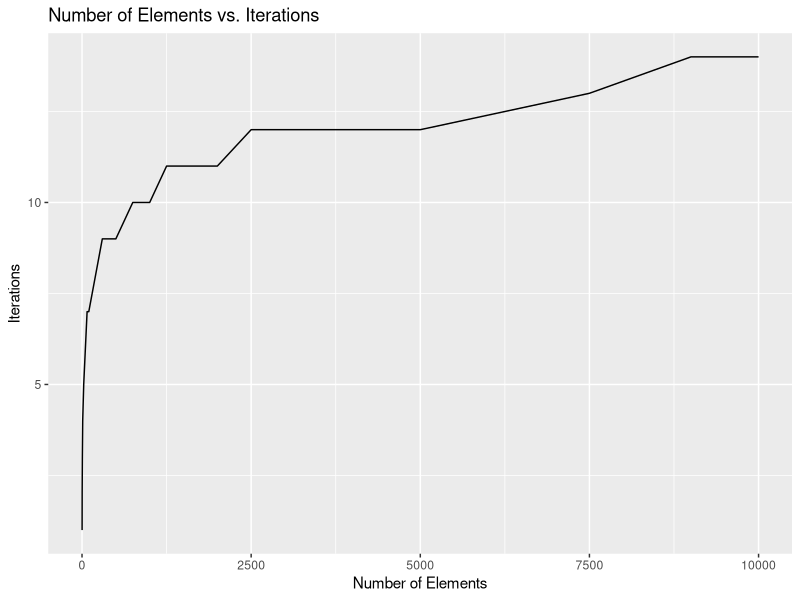

The R source for this figure:
install.packages("ggplot2")
library(ggplot2)
data <- data.frame(
  NumberOfElements = c(5, 5, 1, 2, 10, 25, 50, 75, 100, 200, 300, 400, 500, 750, 1000, 1250, 1500, 1500, 1750, 2000, 2500, 5000, 7500, 9000, 10000),
  Iterations = c(3, 3, 1, 2, 4, 5, 6, 7, 7, 8, 9, 9, 9, 10, 10, 11, 11, 11, 11, 11, 12, 12, 13, 14, 14)
)

ggplot(data, aes(x = NumberOfElements, y = Iterations)) +
  geom_line() +
  labs(title = "Number of Elements vs. Iterations",
       x = "Number of Elements",
       y = "Iterations")
